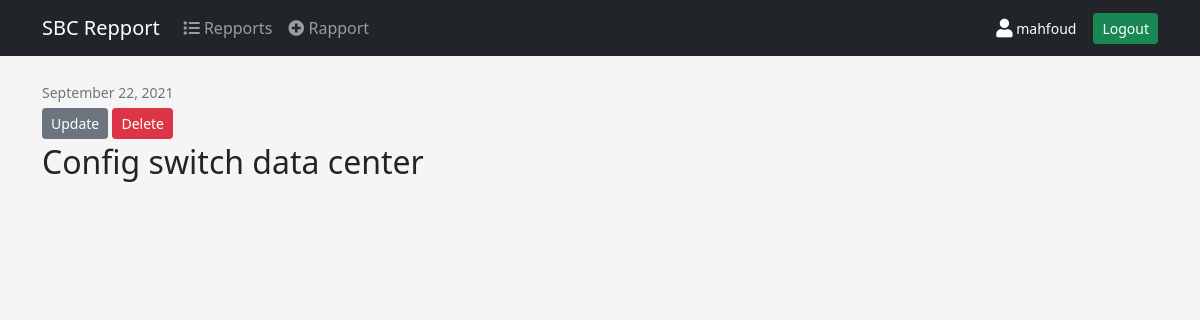
The app's page /rapport/2/ (signed in) with its own data.
### account/models.py (models this page shows, shortened)
class Account(AbstractBaseUser):
    email = models.EmailField( verbose_name='email address', max_length=255, unique=True )
    first_name = models.CharField(_("first name"), max_length=50)
    last_name = models.CharField(_("last name"), max_length=50)
    is_active = models.BooleanField(default=True)
    is_admin = models.BooleanField(default=False)
    objects = AccountManager()
    USERNAME_FIELD = 'email'
    REQUIRED_FIELDS = ['first_name','last_name']

### rapport/models.py (models this page shows, shortened)
class Rapport (models.Model):
    CHEF_DEP = 'CHEF_DEP'
    CHEF_SRV = 'CHEF_SRV'
    DI = 'DI'
    MAIL = 'MAIL'
    TR_INTR = 'TR_INTR'
    YEAR_IN_SCHOOL_CHOICES = [
        (CHEF_DEP, 'Par le Chef departement Informatique'),
        (CHEF_SRV, 'Par le Chef service IR&SI'),
        (DI, 'Par DI'),
        (MAIL, 'Par Mail'),
        (TR_INTR, 'Travaux Internes à La Structure'),
    ]
    author = models.ForeignKey(Account, verbose_name=_("author"), on_delete=models.CASCADE)
    date =  models.DateField(_("date"),  auto_now_add=False)
    starthour =  models.TimeField(_('start hour '))
    endhour =  models.TimeField(_('end hour '))
    title = models.TextField(_("title"))
    description = models.TextField(_("description"))
    equipment = models.TextField(_("equipment"))
    state_befor = models.TextField(_("state befor "),null=True,blank=True)
    state_after = models.TextField(_("state after "))
    device_used = models.TextField(_("Device Used"),null=True,blank=True)
    type_di = models.CharField(_("Type DI"),
        max_length=20,
        choices=YEAR_IN_SCHOOL_CHOICES,
        default=TR_INTR,
    )
    n_di = models.TextField(_("N° DI"),null=True,blank=True)
    note = models.TextField(_("note"),null=True,blank=True)

### rapport/views.py (the view)
# urls.py: path('rapport/<int:pk>/', RapportDetailView.as_view(), name='rapport-detail'),
class RapportDetailView(DetailView):
    model = Rapport

### templates/rapport/rapport_detail.html (shortened to what this page needs)
{% extends "base.html" %}
{% block content %}
  <article class="media content-section">
    <div class="media-body">
      <div class="article-metadata">
        <small class="text-muted">{{ object.date|date:"F d, Y" }}</small>
        {% if object.author == user %}
          <div>
            <a class="btn btn-secondary btn-sm mt-1 mb-1" href="{% url 'rapport:rapport-update' object.id %}">Update</a>
            <a class="btn btn-danger btn-sm mt-1 mb-1" href="{% url 'rapport:rapport-delete' object.id %}">Delete</a>
          </div>
        {% endif %}
      </div>
      <h2 class="article-title">{{ object.title }}</h2>
    </div>
  </article>
{% endblock content %}

### templates/base.html (shortened to what this page needs)
<!DOCTYPE html>
<html>
    <head>
        <link rel="stylesheet" href="">
         <link href="https://cdn.jsdelivr.net/npm/bootstrap@5.0.2/dist/css/bootstrap.min.css" rel="stylesheet">
         <link rel="stylesheet" href="https://cdnjs.cloudflare.com/ajax/libs/font-awesome/5.15.2/css/all.min.css" >
    </head>
    <body style="background-color:#f5f5f5;">
    <nav class="navbar navbar-expand-lg navbar-dark bg-dark">
        <div class="container">
            <a class="navbar-brand" href="#">SBC Repport </a>
            <div class="collapse navbar-collapse" id="navbarNav">
            <ul class="navbar-nav">
                <li class="nav-item">
                <a class="nav-link " aria-current="page" href="{% url 'rapport:rapport-list' %}"><i class="fas fa-list"></i> Repports</a>
                </li>
                <li class="nav-item">
                    <a class="nav-link" href="{% url 'rapport:rapport-create' %}"><i class="fas fa-plus-circle"></i> Rapport</a>
                </li>
            </ul>
            <ul class="navbar-nav  ms-auto">
                {% if request.user.is_authenticated %}
                  <li class="nav-item">
                      <a class="btn btn-dark btn-sm  mx-2"  href="#"><i class="fas fa-lg rounded  fa-user"></i> {{ request.user.first_name }}</a>
                  </li>
                  <li class="nav-item">
                      <a class="btn btn-success btn-sm" href="{% url 'logout' %}">Logout</a>
                  </li>
                {% endif %}
              </ul>
            </div>
        </div>
    </nav>
    <main role="main" class="container">
        {% block content %}{% endblock content %}
    </main>
    </body>
</html>

### records on screen
Account: user.first_name "mahfoud"
Rapport: date "September 22, 2021", title "Config switch data center"
